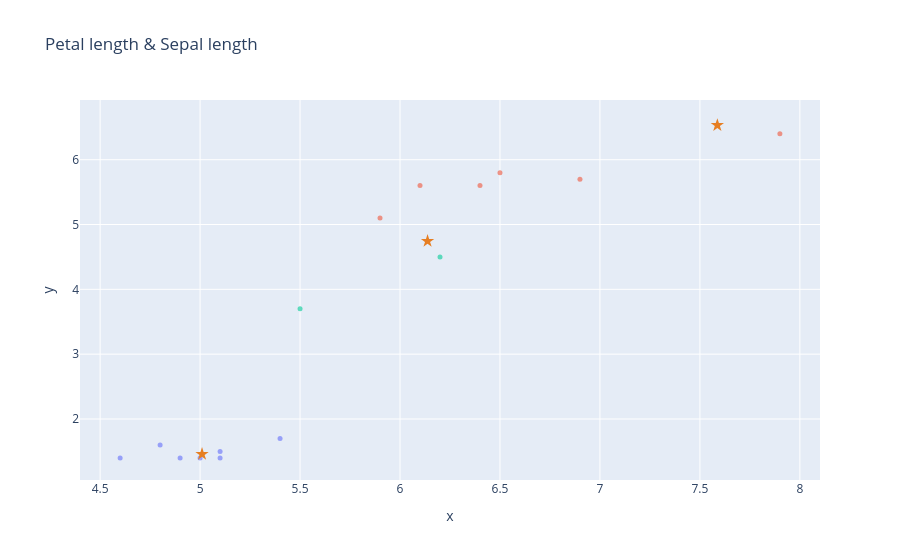

The cell this chart's notebook holds for it:
### Code cell
fig = plot_dataframe(validation[:, [0, 2]], title='Blobs Dataset', label=y_validation)
for i, centroid in enumerate(centroids):
    fig = plot_centroid(fig, centroid[[0, 2]], colors=["#e67e22"], marker_size=10, symbol='star', name=f'Centroid {i+1}')
fig.update_layout(showlegend=False, title='Petal length & Sepal length')
fig.show()

### Figure 1 — Plotly figure (JSON) as saved in the notebook; plotly's stock layout.template omitted (floating-point values rounded to 4 significant figures)
{"data": [{"hovertemplate": "color=#f7dc6f<br>x=%{x}<br>y=%{y}<extra></extra>", "legendgroup": "#f7dc6f", "marker": {"color": "#636efa", "opacity": 0.6, "size": 5, "symbol": "circle"}, "mode": "markers", "name": "#f7dc6f", "orientation": "v", "showlegend": true, "type": "scatter", "x": [4.9, 5.1, 4.8, 4.6, 5.4, 5.1, 5.0], "xaxis": "x", "y": [1.4, 1.4, 1.6, 1.4, 1.7, 1.5, 1.4], "yaxis": "y"}, {"hovertemplate": "color=#f1948a<br>x=%{x}<br>y=%{y}<extra></extra>", "legendgroup": "#f1948a", "marker": {"color": "#EF553B", "opacity": 0.6, "size": 5, "symbol": "circle"}, "mode": "markers", "name": "#f1948a", "orientation": "v", "showlegend": true, "type": "scatter", "x": [6.4, 6.5, 6.1, 7.9, 5.9, 6.9], "xaxis": "x", "y": [5.6, 5.8, 5.6, 6.4, 5.1, 5.7], "yaxis": "y"}, {"hovertemplate": "color=#82e0aa<br>x=%{x}<br>y=%{y}<extra></extra>", "legendgroup": "#82e0aa", "marker": {"color": "#00cc96", "opacity": 0.6, "size": 5, "symbol": "circle"}, "mode": "markers", "name": "#82e0aa", "orientation": "v", "showlegend": true, "type": "scatter", "x": [6.2, 5.5], "xaxis": "x", "y": [4.5, 3.7], "yaxis": "y"}, {"marker": {"color": "#e67e22", "size": 10, "symbol": "star"}, "mode": "markers", "name": "Centroid 1", "type": "scatter", "x": [6.138], "y": [4.744]}, {"marker": {"color": "#e67e22", "size": 10, "symbol": "star"}, "mode": "markers", "name": "Centroid 2", "type": "scatter", "x": [7.587], "y": [6.531]}, {"marker": {"color": "#e67e22", "size": 10, "symbol": "star"}, "mode": "markers", "name": "Centroid 3", "type": "scatter", "x": [5.01], "y": [1.458]}, {"marker": {"color": "#e67e22", "size": 10, "symbol": "star"}, "mode": "markers", "name": "Centroid 4", "type": "scatter", "x": [null], "y": [null]}, {"marker": {"color": "#e67e22", "size": 10, "symbol": "star"}, "mode": "markers", "name": "Centroid 5", "type": "scatter", "x": [null], "y": [null]}, {"marker": {"color": "#e67e22", "size": 10, "symbol": "star"}, "mode": "markers", "name": "Centroid 6", "type": "scatter", "x": [null], "y": [null]}, {"marker": {"color": "#e67e22", "size": 10, "symbol": "star"}, "mode": "markers", "name": "Centroid 7", "type": "scatter", "x": [null], "y": [null]}, {"marker": {"color": "#e67e22", "size": 10, "symbol": "star"}, "mode": "markers", "name": "Centroid 8", "type": "scatter", "x": [null], "y": [null]}, {"marker": {"color": "#e67e22", "size": 10, "symbol": "star"}, "mode": "markers", "name": "Centroid 9", "type": "scatter", "x": [null], "y": [null]}, {"marker": {"color": "#e67e22", "size": 10, "symbol": "star"}, "mode": "markers", "name": "Centroid 10", "type": "scatter", "x": [null], "y": [null]}], "layout": {"legend": {"title": {"text": "color"}, "tracegroupgap": 0}, "showlegend": false, "title": {"text": "Petal length & Sepal length"}, "xaxis": {"anchor": "y", "domain": [0, 1], "title": {"text": "x"}}, "yaxis": {"anchor": "x", "domain": [0, 1], "title": {"text": "y"}}}}
